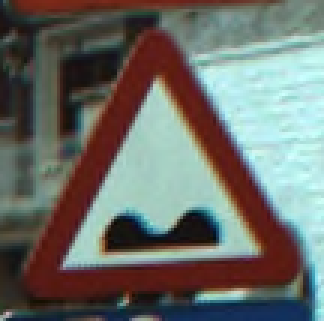
#> input picture new_images/00017_00000.ppm, 108 x 107 px (shown 3 times larger); its folder holds 4 pictures in this run
$ jupyter execute --allow-errors Traffic_Sign_Classifier.ipynb   (shell and % lines are left out)
#> lines starting #> are read from the running program, lines starting #| are printed output that depends on the picture
# Self-Driving Car Engineer Nanodegree

## Deep Learning

## Project: Build a Traffic Sign Recognition Classifier

In this notebook, a template is provided for you to implement your functionality in stages which is required to successfully complete this project. If additional code is required that cannot be included in the notebook, be sure that the Python code is successfully imported and included in your submission, if necessary. Sections that begin with **'Implementation'** in the header indicate where you should begin your implementation for your project. Note that some sections of implementation are optional, and will be marked with **'Optional'** in the header.

In addition to implementing code, there will be questions that you must answer which relate to the project and your implementation. Each section where you will answer a question is preceded by a **'Question'** header. Carefully read each question and provide thorough answers in the following text boxes that begin with **'Answer:'**. Your project submission will be evaluated based on your answers to each of the questions and the implementation you provide.

>**Note:** Code and Markdown cells can be executed using the **Shift + Enter** keyboard shortcut. In addition, Markdown cells can be edited by typically double-clicking the cell to enter edit mode.

---
## Step 0: Load The Data

[cell 1]
# Load pickled data
import pickle

# TODO: Fill this in based on where you saved the training and testing data

training_file = "data/train.p"
testing_file = "data/test.p"

#> (the rest of this cell did not finish here and is left out)

---

## Step 1: Dataset Summary & Exploration

The pickled data is a dictionary with 4 key/value pairs:

- `'features'` is a 4D array containing raw pixel data of the traffic sign images, (num examples, width, height, channels).
- `'labels'` is a 2D array containing the label/class id of the traffic sign. The file `signnames.csv` contains id -> name mappings for each id.
- `'sizes'` is a list containing tuples, (width, height) representing the the original width and height the image.
- `'coords'` is a list containing tuples, (x1, y1, x2, y2) representing coordinates of a bounding box around the sign in the image. **THESE COORDINATES ASSUME THE ORIGINAL IMAGE. THE PICKLED DATA CONTAINS RESIZED VERSIONS (32 by 32) OF THESE IMAGES**

Complete the basic data summary below.

#> (a cell that did not finish here is left out)

Visualize the German Traffic Signs Dataset using the pickled file(s). This is open ended, suggestions include: plotting traffic sign images, plotting the count of each sign, etc.

The [Matplotlib](http://matplotlib.org/) [examples](http://matplotlib.org/examples/index.html) and [gallery](http://matplotlib.org/gallery.html) pages are a great resource for doing visualizations in Python.

**NOTE:** It's recommended you start with something simple first. If you wish to do more, come back to it after you've completed the rest of the sections.

[cell 3]
### Data exploration visualization goes here.
### Feel free to use as many code cells as needed.
import matplotlib.pyplot as plt
import numpy as np
import random
# Visualizations will be shown in the notebook.

fig, ax = plt.subplots()
#> (the rest of this cell did not finish here and is left out)

----

## Step 2: Design and Test a Model Architecture

Design and implement a deep learning model that learns to recognize traffic signs. Train and test your model on the [German Traffic Sign Dataset](http://benchmark.ini.rub.de/?section=gtsrb&subsection=dataset).

There are various aspects to consider when thinking about this problem:

- Neural network architecture
- Play around preprocessing techniques (normalization, rgb to grayscale, etc)
- Number of examples per label (some have more than others).
- Generate fake data.

Here is an example of a [published baseline model on this problem](http://yann.lecun.com/exdb/publis/pdf/sermanet-ijcnn-11.pdf). It's not required to be familiar with the approach used in the paper but, it's good practice to try to read papers like these.

**NOTE:** The LeNet-5 implementation shown in the [classroom](https://classroom.udacity.com/nanodegrees/nd013/parts/fbf77062-5703-404e-b60c-95b78b2f3f9e/modules/6df7ae49-c61c-4bb2-a23e-6527e69209ec/lessons/601ae704-1035-4287-8b11-e2c2716217ad/concepts/d4aca031-508f-4e0b-b493-e7b706120f81) at the end of the CNN lesson is a solid starting point. You'll have to change the number of classes and possibly the preprocessing, but aside from that it's plug and play!

### Implementation

Use the code cell (or multiple code cells, if necessary) to implement the first step of your project. Once you have completed your implementation and are satisfied with the results, be sure to thoroughly answer the questions that follow.

[cell 4]
# First Implementation
import tensorflow as tf
from sklearn.utils import shuffle

EPOCHS = 10
BATCH_SIZE = 128

def weight_variable(shape):
    initial = tf.truncated_normal(shape, mean=0, stddev=0.1)
    return tf.Variable(initial)

def bias_variable(shape):
    initial = tf.zeros(shape=shape)
    return tf.Variable(initial)

# [4 lines left out: function conv2d, not called in this run]

def maxpool2d(x, k=2):
    return tf.nn.max_pool(x, ksize=[1, k, k, 1], strides=[1, k, k, 1], padding='SAME')

# [33 lines left out: function conv_net, not called in this run]

#> (the rest of this cell did not finish here and is left out)

### Question 1

_Describe how you preprocessed the data. Why did you choose that technique?_

**Answer:**

Traffic signs classification are affected due to contrast variation, rotational and translational changes. It is possible to nullify the effect of spatial transformations in an image by using multiple transformations to the input image.

High contrast variation among the images calls for contrast normalization. The CLAHE algorithm partitions the images into contextual regions and applies the histogram equalization to each one. This evens out the distribution of used grey values and thus makes hidden features of the image more visible. I think CLAHE seems a good algorithm to obtain a good looking image directly.

Using color information yielded a better performance for many architectures. So I simply split RGB into R, G, and B channels, apply CLAHE to each channel, and then merge the results to create an image.

[cell 5]
### Generate data additional data (OPTIONAL!)
### and split the data into training/validation/testing sets here.
### Feel free to use as many code cells as needed.
import cv2
from sklearn.utils import shuffle

# [34 lines left out: functions rgb_clahe, generate_image, not called in this run]

## Split Data
train_features = np.empty(shape=(0, 32, 32, 3), dtype=np.uint8)
valid_features = np.empty(shape=(0, 32, 32, 3), dtype=np.uint8)
train_labels = np.array([], dtype=np.uint8)
valid_labels = np.array([], dtype=np.uint8)
#> (the rest of this cell did not finish here and is left out)

### Question 2

_Describe how you set up the training, validation and testing data for your model. **Optional**: If you generated additional data, how did you generate the data? Why did you generate the data? What are the differences in the new dataset (with generated data) from the original dataset?_

**Answer:**

In Step 0, I already have training data and test data. So I took some of the training data as validation data.

First, I shuffled all images at random and split into training and validation. But the result was in very similar sets, and was not accurately predict performance on the unseen test set. So, I extract 30 images at random per class for validation, yielding 1,290 samples for validation.

An additional challenge in training classification algorithms on the GTSRB data is that the 43 classes are not equally represented. The relative frequency of classes [0,19,37] is only 0.53%, significantly lower than the mean.

I thought balanced dataset improve on the results. So, I built a jittered dataset by geometrically transforming(translation, rotation, shear mapping) the same sign picture. This can be done easily in openCV by applying affine transformations.

[cell 6]
### Define your architecture here.
### Feel free to use as many code cells as needed.
import tensorflow as tf
from sklearn.utils import shuffle

def weight_variable(shape):
    initial = tf.truncated_normal(shape, mean=0, stddev=0.1)
    return tf.Variable(initial)

def bias_variable(shape):
    initial = tf.zeros(shape=shape)
    return tf.Variable(initial)

# [4 lines left out: function conv2d, not called in this run]

def maxpool2d(x, k=2):
    return tf.nn.max_pool(x, ksize=[1, k, k, 1], strides=[1, k, k, 1], padding='VALID')

# [37 lines left out: function conv_net, not called in this run]

tf.reset_default_graph()
#> (this line was passed over: tensorflow is not available in this run)
#> (the rest of this cell did not finish here and is left out)

### Question 3

_What does your final architecture look like? (Type of model, layers, sizes, connectivity, etc.)  For reference on how to build a deep neural network using TensorFlow, see [Deep Neural Network in TensorFlow
](https://classroom.udacity.com/nanodegrees/nd013/parts/fbf77062-5703-404e-b60c-95b78b2f3f9e/modules/6df7ae49-c61c-4bb2-a23e-6527e69209ec/lessons/b516a270-8600-4f93-a0a3-20dfeabe5da6/concepts/83a3a2a2-a9bd-4b7b-95b0-eb924ab14432) from the classroom._

**Answer:**

My final architecture is single CNN with seven hidden layers. The input layer has three maps of 32x32 pixels for each color channel. The output layer has 43 neurons, one for each class.

A CNN consists of a succession of convolutional and maxpooling layers, and each layer only receives connections from its previous layer. The last layer is a fully connected layer with one ouput unit per class in the recognition task.

Hidden layers are:
* Layer 1: convolutional. 100 maps of 28x28 neurons. 5x5 kernel.
* Layer 2: max pooling. 100 maps of 14x14 neurons. 2x2 kernel.
* Layer 3: convolutional. 150 maps of 12x12 neurons. 3x3 kernel.
* Lyaer 4: max pooling. 150 maps of 6x6 neurons. 2x2 kernel.
* Layer 5: convolutional. 250 maps of 5x5 neurons. 2x2 kernel.
* Layer 6: max pooling. 250 maps of 2x2 neurons. 2x2 kernel.
* Layer 7: fully connected. 300 neurons.

[cell 7]
### Train your model here.
### Feel free to use as many code cells as needed.
EPOCHS = 20
BATCH_SIZE = 128
DROPOUT = 1.0

#> (the rest of this cell did not finish here and is left out)

### Question 4

_How did you train your model? (Type of optimizer, batch size, epochs, hyperparameters, etc.)_

**Answer:**

* Adam optimizer with a learning rate of 0.001
* 128 batchsize
* 20 training epochs(maximum)
    * Since I made the validation set carefully, I thought I could trust the evaluated validation accuracy for each epoch. I repeated the training several times and observed the change of validation accuracy and final test accuracy. On average, at epoch 6, the validation accuracy reached 0.995, and there has not been any significant change since. I modified the implementation to stop training if the validation accuracy exceeded 0.995 to prevent overfitting/underfitting and save training time. As a result, I obtained test accuracy of 0.963 for only 9 epochs.
* generate weight variables with truncated_normal function (with mean=0, stddev=0.1)
* generate bias variables with 0

### Question 5

_What approach did you take in coming up with a solution to this problem? It may have been a process of trial and error, in which case, outline the steps you took to get to the final solution and why you chose those steps. Perhaps your solution involved an already well known implementation or architecture. In this case, discuss why you think this is suitable for the current problem._

**Answer:**

My first solution is based on the lenet-5 implementation shown at the end of the CNN class. The test accuracy for this implementation was 0.858.

First, I thought about how to preprocess images to answer the first question. Among the images of the training set, there were many things that were too dark to distinguish. So I thought it was necessary to improve the picture quality by adjusting the contrast of the image.

To solve this problem, adaptive histogram equalization is used. In this, image is divided into small blocks called "tiles". Then each of these blocks are histogram equalized as usual. To avoid noise amplification, contrast limiting is applied. After several trial and error, I chose the tile size as 8x8 and the constrast limit as 20.

Next, I built a jittered dataset because I thought balanced dataset improve the results. To create additional images, I used geometrically transforming to the original image. Two methods have been attempted to generate additional images with a given training data.

The first attempt was to create five additional images for each image. The second option is to create an additional image until the number of images in each class reaches 5,000. After a few tests, the second method showed better results.

After completing the data preprocessing process, I thought about how to construct the convolution layer. I did not know theoretically deeply about CNN yet, so I made a lot of references to well-known architectures and repeated my experiments with minor modifications to my first implementation.

I thought about how I recognize and distinguish traffic signs. The first thing that stands out is the shape and color of traffic signs. Looking at the training data, each of the images had distinct characteristics such as triangles, circles, reds and blues. Finally, the picture at the center of the traffic sign identifies what this means. For example, figures, arrows, bicycles, people, and so on.

With this in mind, I have come to understand why CNN is appropriate for this problem. Indeed, convolution is a partially inspired idea in biology. The basic idea is to start with a large image and continually boil it down, step-by-step, until you finally have a single result. The more convolution steps you have, the more complicated features your network will be able to learn to recognize. In the previous example, the first convolution step might learn to recognize red circles, recognize numbers in the second convolution step, and the third step might recognize entire traffic signs using the knowledge learned in the previous step.

Considering the characteristics of these traffic signs and the way CNN works, I thought it would be appropriate to reduce the kernel size of the convolution layer. Considering the characteristics of these traffic signs and the way CNN works, I thought it would be appropriate to reduce the kernel size of the convolution layer. I applied kernel sizes of 5, 3, and 2 to each of the three convolution layers, and I got pretty good results.

I used ReLU as an activation function. The ReLU has become very popular in the last few years. It was found to greatly accelerate the convergence of stochastic gradient descent compared to the sigmoid/tanh functions. It is argued that this is due to its linear, non-saturating form.

Finally, I tried dropout technique to prevent overfitting, but got worse results.

Overfitting occurs when the complexity of the model is higher than the amount of data given. Unfortunately, as the neural network deepens, the complexity of the model increases exponentially.

In my case, however, overfitting did not seem to have occurred because the layers were not so numerous and the various additional images were created to augment the training data. And most of all, it seems to be the reason why the training data and test data do not differ greatly due to the nature of the traffic sign.

---

## Step 3: Test a Model on New Images

Take several pictures of traffic signs that you find on the web or around you (at least five), and run them through your classifier on your computer to produce example results. The classifier might not recognize some local signs but it could prove interesting nonetheless.

You may find `signnames.csv` useful as it contains mappings from the class id (integer) to the actual sign name.

### Implementation

Use the code cell (or multiple code cells, if necessary) to implement the first step of your project. Once you have completed your implementation and are satisfied with the results, be sure to thoroughly answer the questions that follow.

[cell 8]
### Load the images and plot them here.
### Feel free to use as many code cells as needed.
import os, fnmatch
import matplotlib.image as mpimg

new_images = np.empty(shape=(0, 32, 32, 3), dtype=np.uint8)
for image in fnmatch.filter(os.listdir('./new_images'), '*.ppm'):
    new_images = np.concatenate((new_images, [cv2.resize(mpimg.imread('./new_images/'+image), (32,32))]))

plt.figure(figsize=(16, 16))
for i in range(len(new_images)):
    plt.subplot(8, 8, i+1)
    plt.axis('off')
    plt.imshow(new_images[i])
#> this loop made 4 passes

new_labels = np.array([22, 4, 17, 40, 15, 9, 13, 12, 35, 25, 2, 14, 24])
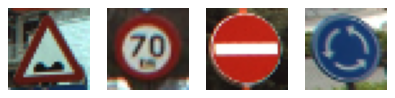
#> figure drawn by matplotlib, 4 panels
